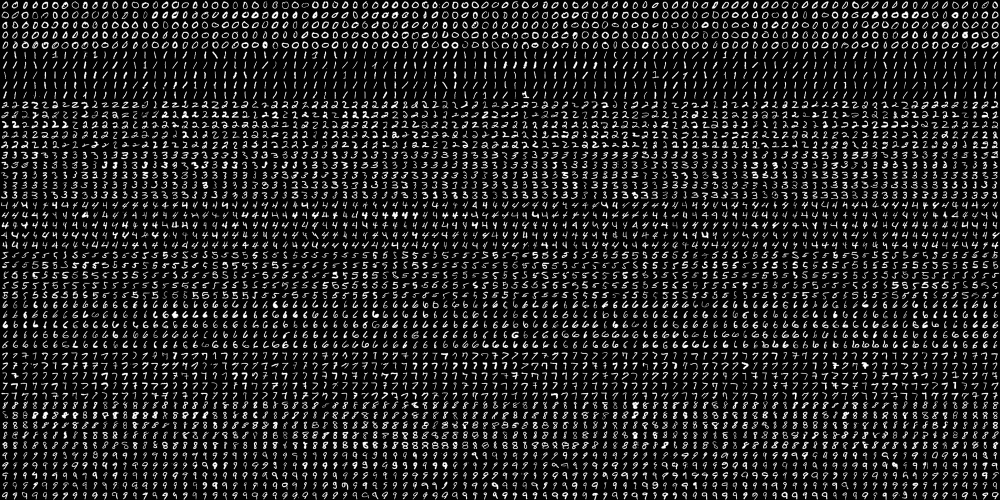
//> input picture Opencv_task101-120/photo/digits.png, 2000 x 1000 px (shown at 1/2 size)
$ ./114KNN算法介绍   (built with g++ and OpenCV 4)
//> lines starting //> are read from the running program, lines starting //| are printed output that depends on the picture
#include <opencv2/opencv.hpp>
#include <iostream>

using namespace cv;
using namespace cv::ml;
using namespace std;

int main(int argc, char** argv) {
	Mat data = imread("photo/digits.png");
//> data is the input picture: 1000 rows x 2000 cols, CV_8UC3; min 0, max 255, mean 33.8
	Mat gray;
	cvtColor(data, gray, COLOR_BGR2GRAY);

	// 分割为5000个cells
	Mat images = Mat::zeros(5000, 400, CV_8UC1);
	Mat labels = Mat::zeros(5000, 1, CV_8UC1);
	Rect rect;
	rect.height = 20;
	rect.width = 20;
	int index = 0;
	Rect roi;
	roi.x = 0;
	roi.height = 1;
	roi.width = 400;
	for (int row = 0; row < 50; row++) {
		int label = row / 5;
		for (int col = 0; col < 100; col++) {
			Mat digit = Mat::zeros(20, 20, CV_8UC1);
			index = row * 100 + col;
			rect.x = col * 20;
			rect.y = row * 20;
			gray(rect).copyTo(digit);
			Mat one_row = digit.reshape(1, 1);
			roi.y = index;
			one_row.copyTo(images(roi));
			labels.at<uchar>(index, 0) = label;
		}
	}
//> this loop made 50 passes
//> index on passes 1 to 12: 99, 199, 299, 399, 499, 599, 699, 799, 899, 999, 1099, 1199
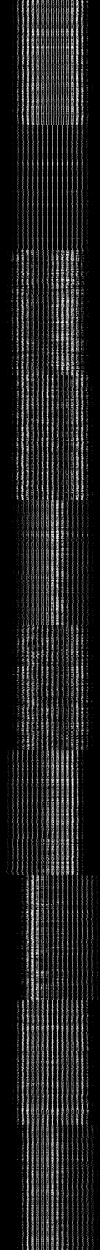
//> images: 5000 rows x 400 cols, CV_8UC1 (shown at 1/4 size); min 0, max 255, mean 33.8
//> after the loop, index = 4999; labels = 5000 values from 0 to 9
	printf("load sample hand-writing data...\n");

	// 转换为浮点数
	images.convertTo(images, CV_32FC1);
//> images: 5000 rows x 400 cols, CV_32FC1
	labels.convertTo(labels, CV_32SC1);

	// 开始KNN训练
	printf("Start to knn train...\n");
	Ptr<KNearest> knn = KNearest::create();
	knn->setDefaultK(5);
	knn->setIsClassifier(true);
	Ptr<ml::TrainData> tdata = ml::TrainData::create(images, ml::ROW_SAMPLE, labels);
	knn->train(tdata);
	knn->save("model/knn_knowledge.yml");
	printf("Finished KNN...\n");
	return true;
}
